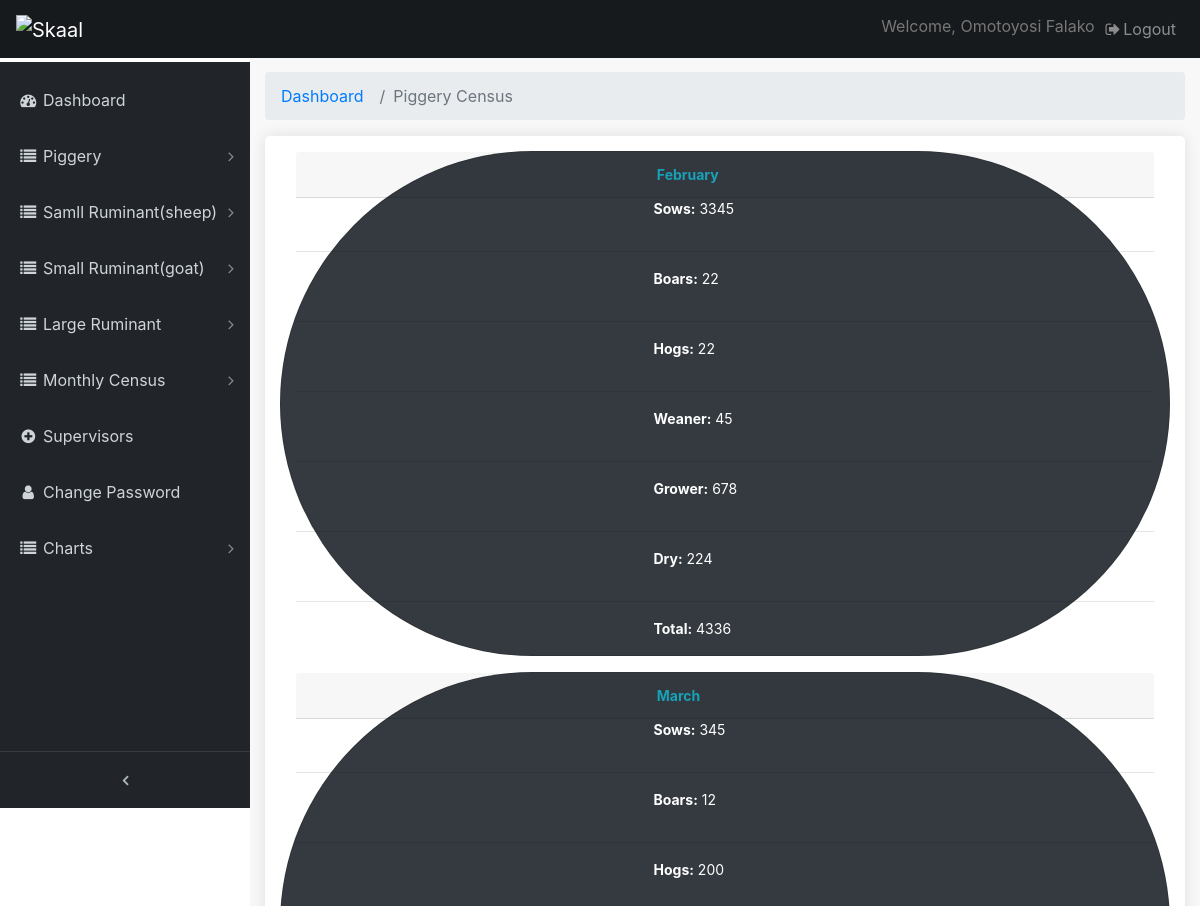
The app's page /pages/pig-population-records (signed in, upper part), older data.
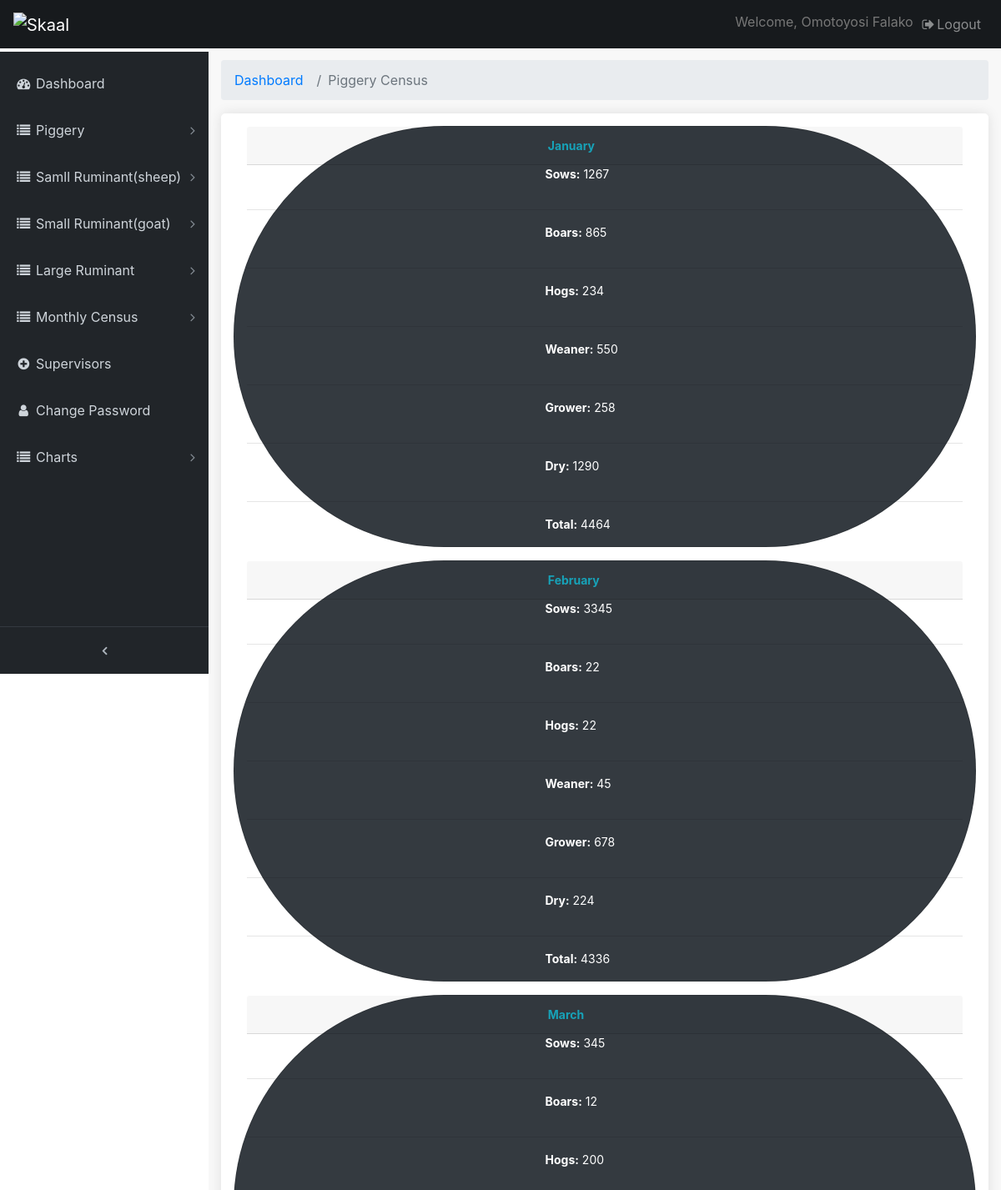
The same page, newer data.
### farmrecord/models.py (models this page shows, shortened)
class PigCensusPop(models.Model):
    JANUARY = 'January'
    FEBRUARY = 'February'
    MARCH = 'March'
    APRIL = 'April'
    MAY = 'May'
    JUNE = 'June'
    JULY = 'July'
    AUGUST = 'August'
    SEPTEMBER = 'September'
    OCTOBER = 'October'
    NOVEMBER = 'November'
    DECEMBER = 'December'
    CHOOSE = ''
    MONTHS=[
        (JANUARY, 'January'),
        (FEBRUARY, 'February'),
        (MARCH, 'March'),
        (APRIL, 'April'),
        (MAY, 'May'),
        (JUNE, 'June'),
        (JULY, 'July'),
        (AUGUST, 'August'),
        (SEPTEMBER, 'September'),
        (OCTOBER, 'October'),
        (NOVEMBER, 'November'),
        (DECEMBER, 'December'),
        (CHOOSE, 'Select month')
    ]
    date = models.DateField(default=timezone.now)
    month = models.CharField(max_length=50, choices=MONTHS, default=CHOOSE)
    sow_population = models.PositiveIntegerField(verbose_name='Sow Population', null=True, blank=True)
    boar_population = models.PositiveIntegerField(verbose_name='Boar Population', null=True, blank=True)
    hog_population = models.PositiveIntegerField(verbose_name='Hogs Population', null=True, blank=True)
    weaner_population = models.PositiveIntegerField(verbose_name='Weaners Population', null=True, blank=True)
    grower_population = models.PositiveIntegerField(verbose_name='Growers Population', null=True, blank=True)
    dry_population = models.PositiveIntegerField(verbose_name='Dry Sows Population', null=True, blank=True)
    def addp(self):
        return self.sow_population + self.boar_population + self.hog_population + self.weaner_population + self.grower_population + self.dry_population

### farmrecord/views.py (the view)
# urls.py: path('pig-population-records', views.cenpig_view, name='cenpig_view'),
@login_required(login_url='/admin-page/login')
def cenpig_view(request):
    cenpigv = PigCensusPop.objects.order_by('-date')
    paginatepcv = Paginator(cenpigv, 12)
    page_number = request.GET.get('page')
    pcv_page_obj = paginatepcv.get_page(page_number)
    nums = "a" * pcv_page_obj.paginator.num_pages
    context = {
        'pcv_page_obj' : pcv_page_obj,
        'nums' : nums
    }
    return render(request, 'pig-cenv.html',context)

### templates/pig-cenv.html (shortened to what this page needs)
{% extends 'base.html' %}
{% load crispy_forms_tags %}
{% load static %}
{% block content %}
  <div class="content-wrapper">
    <div class="container-fluid">
      <ol class="breadcrumb">
        <li class="breadcrumb-item">
          <a href="#">Dashboard</a>
        </li>
        <li class="breadcrumb-item active">Piggery Census</li>
      </ol>
		<div class="box_general padding_bottom">
            {% if pcv_page_obj %}
            {% for b in pcv_page_obj %}
            <div class="row mb-3">
                <div class="col-12 bg-dark rounded-pill card">
                    <div class="card-header">
                        <b class="text-info offset-5">{{ b.month }}</b>
                    </div>
                    <div>
                        <p class="text-white offset-5">
                            <b>Sows:</b>  {{ b.sow_population}}
                        </p>
                    </div>
                    <hr>
                    <div >
                        <p class="text-white offset-5">
                            <b> Boars:</b> {{ b.boar_population}}
                        </p>
                    </div>
                    <hr>
                    <div >
                        <p class="text-white offset-5">
                            <b> Hogs:</b> {{ b.hog_population}}
                        </p>
                    </div>
                    <hr>
                    <div>
                        <p class="text-white offset-5">
                            <b> Weaner:</b> {{ b.weaner_population}}
                        </p>
                    </div>
                    <hr>
                    <div>
                        <p class="text-white offset-5">
                            <b>Grower:</b> {{ b.grower_population}}
                        </p>
                    </div>
                    <hr>
                    <div>
                        <p class="text-white offset-5">
                            <b>Dry:</b> {{ b.dry_population}}
                        </p>
                    </div>
                    <hr>
                    <div>
                        <p class="text-white offset-5">
                            <b>Total:</b> {{ b.addp }}
                        </p>
                    </div>
                </div>
            </div>
            {% endfor %}
            {% endif %}
		</div>
	  </div>
   	</div>
  {% endblock %}

Row changes from the older to the newer data that the page shows:
added PigCensusPop: month "January", sow_population "1267", boar_population "865", hog_population "234", weaner_population "550", grower_population "258", dry_population "1290", addp "4464"
